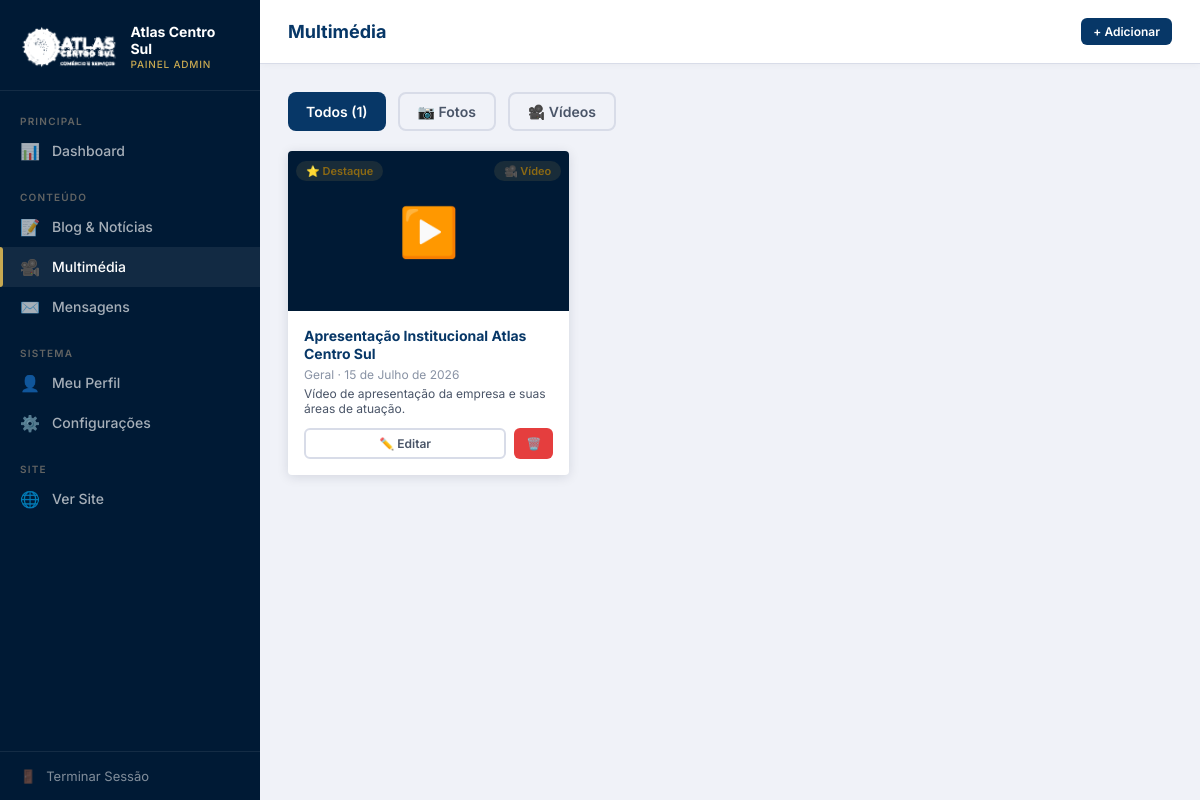
Page /admin/midia.php (signed in) on the committed database.
### tables this page shows
CREATE TABLE IF NOT EXISTS midia (
    id             INT AUTO_INCREMENT PRIMARY KEY,
    titulo         VARCHAR(250) NOT NULL,
    descricao      TEXT,
    tipo           ENUM('foto','video') NOT NULL DEFAULT 'foto',
    url_ou_caminho VARCHAR(500) NOT NULL,
    miniatura      VARCHAR(300),
    categoria      ENUM('energia-industria','saude-bem-estar','agronegocio','comercio-investimentos','geral') DEFAULT 'geral',
    destaque       TINYINT(1) DEFAULT 0,
    criado_em      TIMESTAMP DEFAULT CURRENT_TIMESTAMP
);

### app/helpers.php (called while the page is built, shortened)
<?php
function sanitizar(string $str): string {
    return htmlspecialchars(strip_tags(trim($str)), ENT_QUOTES, 'UTF-8');
}
function truncar(string $texto, int $limite = 150): string {
    $texto = strip_tags($texto);
    if (mb_strlen($texto) <= $limite) return $texto;
    return mb_substr($texto, 0, $limite) . '…';
}
function formatarData(string $data): string {
    $meses = ['Janeiro','Fevereiro','Março','Abril','Maio','Junho',
              'Julho','Agosto','Setembro','Outubro','Novembro','Dezembro'];
    $ts = strtotime($data);
    return date('d', $ts) . ' de ' . $meses[(int)date('n', $ts) - 1] . ' de ' . date('Y', $ts);
}
function labelCategoria(string $slug): string {
    $cats = [
        'energia-industria'       => 'Energia & Indústria',
        'saude-bem-estar'         => 'Saúde & Bem-Estar',
        'agronegocio'             => 'Agronegócio',
        'comercio-investimentos'  => 'Comércio & Investimentos',
        'geral'                   => 'Geral',
    ];
    return $cats[$slug] ?? ucfirst($slug);
}

### admin/midia.php (the view, shortened to what this page needs)
<?php
require_once __DIR__ . '/../app/helpers.php';
$pdo   = getDB();
$filtroTipo = sanitizar($_GET['tipo'] ?? '');
$where  = $filtroTipo ? "WHERE tipo = :tipo" : "WHERE 1=1";
$params = $filtroTipo ? [':tipo' => $filtroTipo] : [];
$total = $pdo->prepare("SELECT COUNT(*) FROM midia $where");
$total->execute($params);
$total = (int)$total->fetchColumn();
$porPagina    = 12;
$paginaActual = max(1, (int)($_GET['p'] ?? 1));
$pag          = paginar($total, $porPagina, $paginaActual);
$params[':limit']  = $porPagina;
$params[':offset'] = $pag['offset'];
$stmt = $pdo->prepare("SELECT * FROM midia $where ORDER BY criado_em DESC LIMIT :limit OFFSET :offset");
foreach ($params as $k => $v) {
    $stmt->bindValue($k, $v, is_int($v) ? PDO::PARAM_INT : PDO::PARAM_STR);
}
$stmt->execute();
$items = $stmt->fetchAll();
?>
<!DOCTYPE html>
<html lang="pt">
<head>
    <link rel="stylesheet" href="/atlas/assets/css/admin.css">
</head>
<body>
<?php include __DIR__ . '/_sidebar.php'; ?>
<div class="main-wrapper">
    <header class="topbar">
        <div class="topbar-title">Multimédia</div>
        <div class="topbar-right">
            <a href="/atlas/admin/midia_form.php" class="btn btn-primary btn-sm">+ Adicionar</a>
        </div>
    </header>
    <main class="content">
        <div style="display:flex;gap:12px;margin-bottom:20px;">
            <a href="/atlas/admin/midia.php" class="btn <?= !$filtroTipo ? 'btn-primary' : 'btn-outline' ?>">Todos (<?= $total ?>)</a>
            <a href="/atlas/admin/midia.php?tipo=foto" class="btn <?= $filtroTipo === 'foto' ? 'btn-primary' : 'btn-outline' ?>">📷 Fotos</a>
            <a href="/atlas/admin/midia.php?tipo=video" class="btn <?= $filtroTipo === 'video' ? 'btn-primary' : 'btn-outline' ?>">🎥 Vídeos</a>
        </div>
        <?php if (empty($items)): ?>
        <div class="card">
            <div class="empty-state">
                <div class="empty-icon">🖼️</div>
                <h3>Sem multimédia ainda</h3>
                <p>Adicione fotos ou vídeos para enriquecer o site.</p>
                <a href="/atlas/admin/midia_form.php" class="btn btn-primary" style="margin-top:16px;">+ Adicionar Média</a>
            </div>
        </div>
        <?php else: ?>
        <div style="display:grid;grid-template-columns:repeat(auto-fill,minmax(260px,1fr));gap:20px;">
            <?php foreach ($items as $item): ?>
            <div class="card" style="overflow:hidden;">
                <div style="height:160px;background:var(--gray-100);position:relative;overflow:hidden;">
                    <?php if ($item['tipo'] === 'foto'): ?>
                        <img src="<?= htmlspecialchars($item['url_ou_caminho']) ?>" alt="<?= htmlspecialchars($item['titulo']) ?>"
                             style="width:100%;height:100%;object-fit:cover;">
                    <?php else: ?>
                        <div style="width:100%;height:100%;display:flex;align-items:center;justify-content:center;background:var(--navy-dark);">
                            <span style="font-size:48px;">▶️</span>
                        </div>
                    <?php endif; ?>
                    <div style="position:absolute;top:8px;right:8px;">
                        <span class="badge <?= $item['tipo'] === 'foto' ? 'badge-info' : 'badge-gold' ?>">
                            <?= $item['tipo'] === 'foto' ? '📷 Foto' : '🎥 Vídeo' ?>
                        </span>
                    </div>
                    <?php if ($item['destaque']): ?>
                    <div style="position:absolute;top:8px;left:8px;">
                        <span class="badge badge-gold">⭐ Destaque</span>
                    </div>
                    <?php endif; ?>
                </div>
                <div style="padding:16px;">
                    <h3 style="font-size:14px;font-weight:700;color:var(--navy);margin-bottom:4px;line-height:1.3;">
                        <?= htmlspecialchars(truncar($item['titulo'], 50)) ?>
                    </h3>
                    <p style="font-size:12px;color:var(--gray-500);margin-bottom:4px;">
                        <?= labelCategoria($item['categoria']) ?> · <?= formatarData($item['criado_em']) ?>
                    </p>
                    <?php if ($item['descricao']): ?>
                    <p style="font-size:12px;color:var(--gray-700);margin-bottom:12px;">
                        <?= htmlspecialchars(truncar($item['descricao'], 60)) ?>
                    </p>
                    <?php else: ?>
                    <div style="margin-bottom:12px;"></div>
                    <?php endif; ?>
                    <div style="display:flex;gap:8px;">
                        <a href="/atlas/admin/midia_form.php?id=<?= $item['id'] ?>" class="btn btn-outline btn-sm" style="flex:1;justify-content:center;">✏️ Editar</a>
                        <a href="/atlas/admin/midia.php?eliminar=<?= $item['id'] ?>"
                           class="btn btn-danger btn-sm"
                           onclick="return confirm('Eliminar este item?')">🗑️</a>
                    </div>
                </div>
            </div>
            <?php endforeach; ?>
        </div>
        <?php endif; ?>
    </main>
</div>
</body>
</html>

### assets/css/admin.css (style rules this page uses)
:root { --navy: #073767; --navy-dark: #001a35; --navy-mid: #053565; --steel: #626463; --gold: #C8A951; --gold-light:#E2C97A; --white: #F8F9FC; --gray-100: #EEF1F7; --gray-200: #D8DCE8; --gray-500: #8892A4; --gray-700: #4A5568; --danger: #E53E3E; --success: #38A169; --warning: #DD6B20; --info: #3182CE; --sidebar-w: 260px; --topbar-h: 64px; --radius: 4px; --shadow: 0 2px 12px rgba(0,26,53,.12); --transition:0.2s ease; --font: 'Barlow', 'Inter', system-ui, sans-serif; }
* { box-sizing: border-box; margin: 0; padding: 0; }
body { font-family: var(--font); background: #F0F2F8; color: var(--navy-dark); min-height: 100vh; display: flex; }
a { text-decoration: none; color: inherit; }
.main-wrapper { margin-left: var(--sidebar-w); flex: 1; display: flex; flex-direction: column; min-height: 100vh; }
.topbar { height: var(--topbar-h); background: #fff; border-bottom: 1px solid var(--gray-200); display: flex; align-items: center; justify-content: space-between; padding: 0 28px; position: sticky; top: 0; z-index: 50; box-shadow: 0 1px 8px rgba(0,0,0,.04); }
.topbar-title { font-size: 18px; font-weight: 700; color: var(--navy); }
.topbar-right { display: flex; align-items: center; gap: 16px; }
.content { flex: 1; padding: 28px; }
.card { background: #fff; border-radius: var(--radius); box-shadow: var(--shadow); overflow: hidden; }
.badge { display: inline-flex; align-items: center; padding: 3px 10px; border-radius: 50px; font-size: 11px; font-weight: 600; white-space: nowrap; }
.badge-gold { background: rgba(200,169,81,.12); color: #8B6914; }
.btn { display: inline-flex; align-items: center; gap: 7px; padding: 9px 18px; border-radius: 8px; font-size: 14px; font-weight: 600; border: none; cursor: pointer; transition: all var(--transition); white-space: nowrap; text-decoration: none; }
.btn-primary { background: var(--navy); color: #fff; }
.btn-danger { background: var(--danger); color: #fff; }
.btn-outline { background: transparent; border: 2px solid var(--gray-200); color: var(--gray-700); }
.btn-sm { padding: 6px 12px; font-size: 12px; border-radius: 6px; }

### rows in the picture
midia: tipo "🎥 Vídeo", destaque "⭐ Destaque", titulo "Apresentação Institucional Atlas Centro Sul", categoria "Geral", criado_em "15 de Julho de 2026", descricao "Vídeo de apresentação da empresa e suas áreas de atuação."

### other values in the picture
$total "1"
